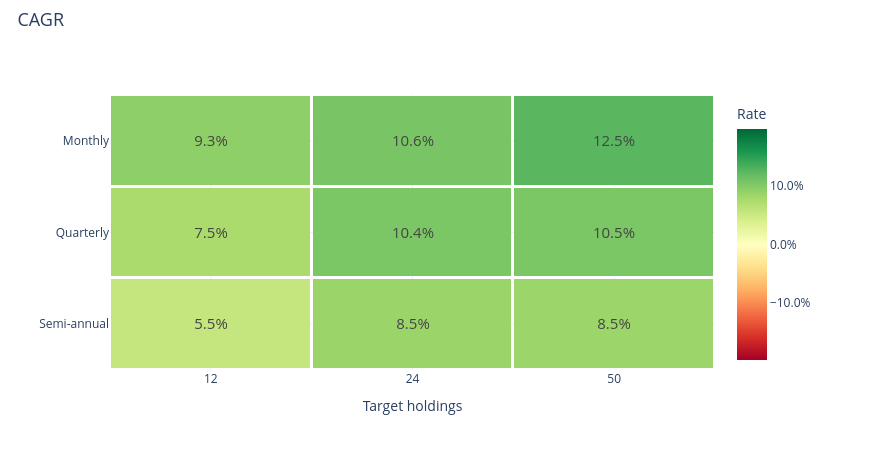

Write notebook code for a chart like this one.
### Markdown cell above
### CAGR

### Code cell
research.heatmap('cagr')

### Figure 1 — Plotly figure (JSON) as saved in the notebook; plotly's stock layout.template omitted (floating-point values rounded to 4 significant figures)
{"data": [{"colorbar": {"tickformat": ".1%", "title": {"text": "Rate"}}, "colorscale": [[0.0, "rgb(165,0,38)"], [0.1, "rgb(215,48,39)"], [0.2, "rgb(244,109,67)"], [0.3, "rgb(253,174,97)"], [0.4, "rgb(254,224,139)"], [0.5, "rgb(255,255,191)"], [0.6, "rgb(217,239,139)"], [0.7, "rgb(166,217,106)"], [0.8, "rgb(102,189,99)"], [0.9, "rgb(26,152,80)"], [1.0, "rgb(0,104,55)"]], "text": [["9.3%", "10.6%", "12.5%"], ["7.5%", "10.4%", "10.5%"], ["5.5%", "8.5%", "8.5%"]], "textfont": {"size": 15}, "texttemplate": "%{text}", "type": "heatmap", "x": ["12", "24", "50"], "xgap": 3, "y": ["Monthly", "Quarterly", "Semi-annual"], "ygap": 3, "z": [[0.09328, 0.1065, 0.1246], [0.07478, 0.1045, 0.1055], [0.05476, 0.08536, 0.08492]], "zmax": 0.1971, "zmid": 0.0, "zmin": -0.1971}], "layout": {"height": 450, "hovermode": "closest", "legend": {"font": {"size": 12}, "itemclick": "toggle", "itemdoubleclick": "toggleothers", "x": 1.025, "y": 1}, "margin": {"b": 80, "l": 110, "r": 155, "t": 95}, "title": {"font": {"size": 18}, "text": "CAGR", "x": 0.02, "y": 0.97}, "width": 870, "xaxis": {"title": {"text": "Target holdings"}}, "yaxis": {"autorange": "reversed"}}}
